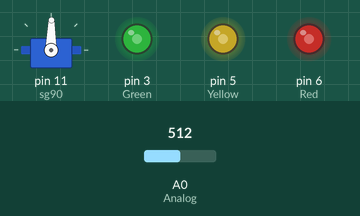
Bench run of a sketch on a simulated Arduino Uno, built with avr-gcc and run on an emulated ATmega328P. On the bench: servo, output pins drawn as LEDs (lit = HIGH). The test bench sets the inputs (shaded band); at power-on: A0 (Analog) = 512.

Above: at 1.2 s.
1.3 s: A0 (Analog) set to 716
At 1.6 s:
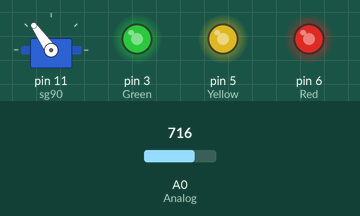
2.8 s: A0 (Analog) set to 900
At 3.8 s:
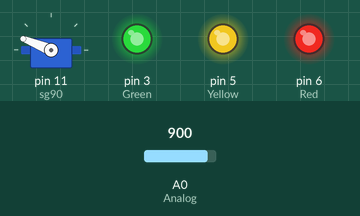
4.3 s: A0 (Analog) set to 1023
At 5.0 s:
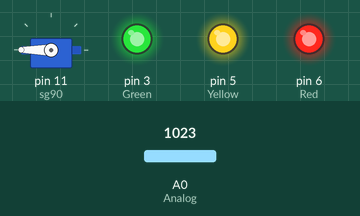
5.8 s: A0 (Analog) set to 306
At 7.0 s:
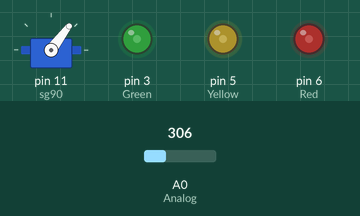
7.3 s: A0 (Analog) set to 122
At 8.5 s:
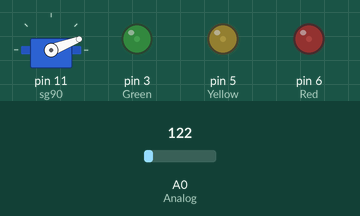
8.8 s: A0 (Analog) set to 511
At 9.7 s:
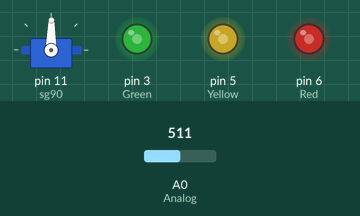
Timing chart, 0 to 11.3 s (numbered marks = the images above; inputs shaded):
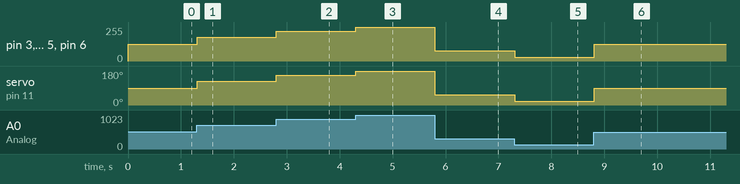

Measured:
- after the input at 1.3 s, pin 3 (Green), pin 5 (Yellow), pin 6 (Red): 127/255 → 178/255 at once; servo on pin 11 (sg90): 89° → 125° at once
- after the input at 2.8 s, pin 3 (Green), pin 5 (Yellow), pin 6 (Red): 178/255 → 224/255 at once; servo on pin 11 (sg90): 125° → 158° at once
- after the input at 4.3 s, pin 3 (Green), pin 5 (Yellow), pin 6 (Red): 224/255 → 255/255 at once; servo on pin 11 (sg90): 158° → 180° at once
- after the input at 5.8 s, pin 3 (Green), pin 5 (Yellow), pin 6 (Red): 255/255 → 76/255 at once; servo on pin 11 (sg90): 180° → 53° at once
- after the input at 7.3 s, pin 3 (Green), pin 5 (Yellow), pin 6 (Red): 76/255 → 30/255 at once; servo on pin 11 (sg90): 53° → 21° at once
- after the input at 8.8 s, pin 3 (Green), pin 5 (Yellow), pin 6 (Red): 30/255 → 127/255 at once; servo on pin 11 (sg90): 21° → 89° at once

The sketch:

adjustable_resistor_control_LED_and_servo.ino
```cpp
#include <Servo.h>
#define Green 3
#define Yellow 5
#define Red 6
#define Analog 0
Servo sg90;
int v=0;
int s=0;
void setup(){
  pinMode(Analog,INPUT);
  pinMode(Green,OUTPUT);
  pinMode(Yellow,OUTPUT);
  pinMode(Red,OUTPUT);
  sg90.attach(11);
}
void loop(){
  v=analogRead(Analog);
  v=map(v,0,1023,0,255);
  s=map(v,0,255,0,180);
  sg90.write(s);
  analogWrite(Green,v);
  analogWrite(Yellow,v);
  analogWrite(Red,v);
  delay(10);
}
```
